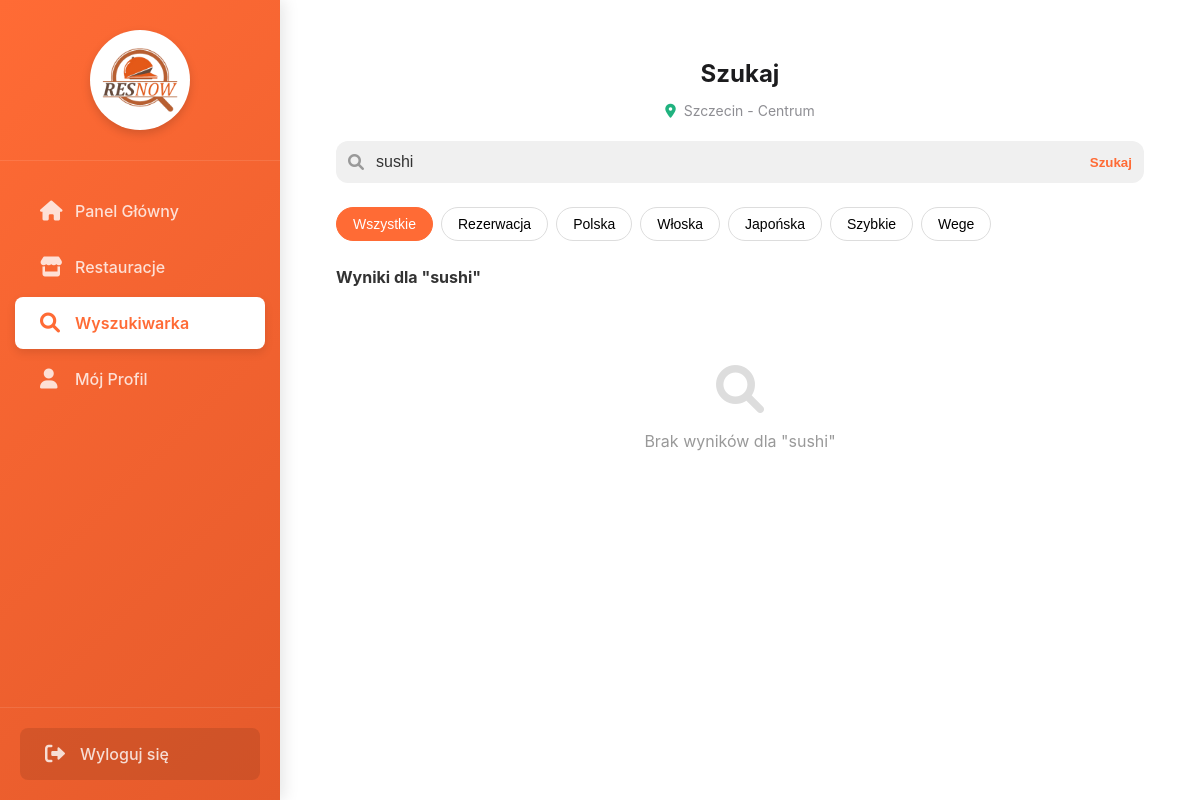
/client/search?q=Sushi (signed in), run on an earlier commit of the app's database.
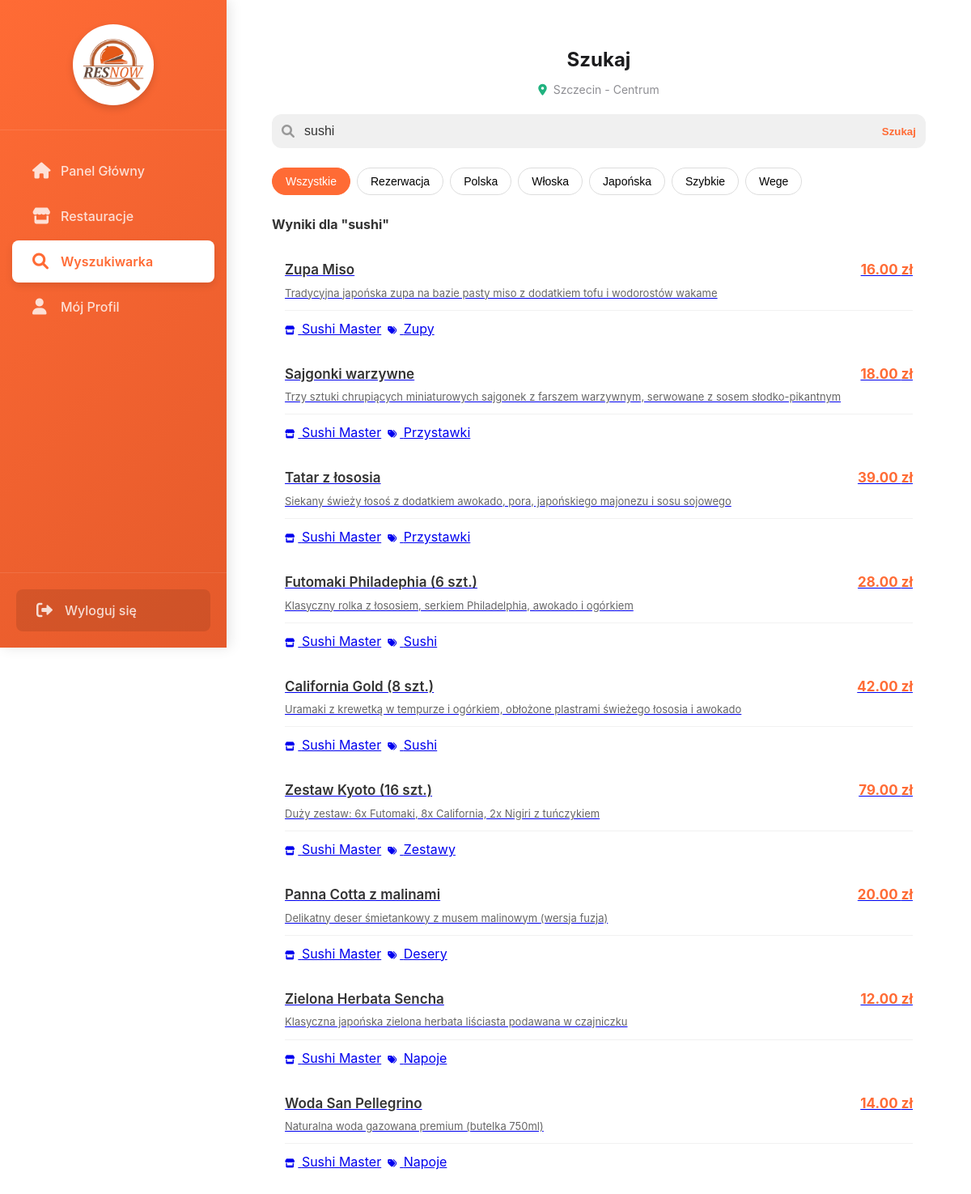
And on a later commit of the database.
### models.py (models this page shows, shortened)
class MenuItem(db.Model):
    __tablename__ = 'menu_items'
    id = db.Column(db.Integer, primary_key=True)
    restaurant_id = db.Column(db.Integer, db.ForeignKey('restaurants.id'))
    name = db.Column(db.String(100))
    price = db.Column(db.Float)
    category = db.Column(db.String(50))
    description = db.Column(db.Text)
    available = db.Column(db.Boolean, default=True)
    restaurant = db.relationship('Restaurant', backref='menu_items')

class Restaurant(db.Model):
    __tablename__ = 'restaurants'
    id = db.Column(db.Integer, primary_key=True)
    name = db.Column(db.String(100), nullable=False)
    address = db.Column(db.String(200))
    cuisine = db.Column(db.String(100))
    rating = db.Column(db.Float)
    delivery = db.Column(db.Boolean, default=False)
    reservation = db.Column(db.Boolean, default=True)
    opening_hours = db.Column(db.String(50))
    delivery_time = db.Column(db.String(50))

### app.py (the view)
@app.route('/client/search')
@login_required
def client_search():
    if session.get('role') != 'client':
        flash('Brak dostępu', 'danger')
        return redirect(url_for('login'))
    query = request.args.get('q', '')
    filtered_menu_items = []
    if query:
        query = query.lower()
        filtered_menu_items = MenuItem.query.join(Restaurant).filter(
            (MenuItem.name.ilike(f'%{query}%')) |  # Szukaj po nazwie dania
            (MenuItem.description.ilike(f'%{query}%')) |  # Szukaj po opisie dania
            (MenuItem.category.ilike(f'%{query}%')) |  # Szukaj po kategorii (np. Dania główne)
            (Restaurant.name.ilike(f'%{query}%'))  # Szukaj po nazwie restauracji (pokaże całe menu danej restauracji)
        ).all()
    else:
        filtered_menu_items = MenuItem.query.all()
    return render_template('client/search_mobile.html',
                           query=query,
                           menu_items=filtered_menu_items)

### app.py (called while the page is built)
@app.context_processor
def inject_now():
    return {'now': datetime.now()}

def login_required(f):
    @wraps(f)
    def decorated_function(*args, **kwargs):
        if 'user_id' not in session:
            flash('Proszę się zalogować', 'warning')
            return redirect(url_for('login'))
        return f(*args, **kwargs)
    return decorated_function

### templates/client/search_mobile.html (shortened to what this page needs)
{% extends "mobile_layout.html" %}
{% block content %}
<div class="mobile-container">
    <div style="margin-bottom: 20px; text-align: center;">
        <h1 style="font-size: 24px; font-weight: 700; margin: 0 0 8px 0; color: var(--dark);">Szukaj</h1>
        <div style="display: flex; align-items: center; justify-content: center; gap: 8px; color: var(--gray); font-size: 14px;">
            <i class="fas fa-map-marker-alt" style="color: #20b27f; font-size: 14px;"></i>
            <span>Szczecin - Centrum</span>
        </div>
    </div>
    <div class="search-container">
        <div class="form-group" style="margin-bottom: 0;">
            <form action="{{ url_for('client_search') }}" method="get" style="margin: 0;">
                <div style="position: relative;">
                    <input type="text"
                           name="q"
                           class="form-control"
                           placeholder="🔍 Szukaj dań, restauracji..."
                           value="{{ query }}"
                           style="padding-left: 40px;">
                    <div style="position: absolute; left: 12px; top: 50%; transform: translateY(-50%);">
                        <i class="fas fa-search" style="color: #999;"></i>
                    </div>
                    <button type="submit"
                            style="position: absolute; right: 12px; top: 50%; transform: translateY(-50%); background: none; border: none; color: #FF6B35; font-weight: 600;">
                        Szukaj
                    </button>
                </div>
            </form>
        </div>
    </div>
    <div class="filters">
        <button class="filter-btn active">Wszystkie</button>
        <button class="filter-btn">Rezerwacja</button>
        <button class="filter-btn">Polska</button>
        <button class="filter-btn">Włoska</button>
        <button class="filter-btn">Japońska</button>
        <button class="filter-btn">Szybkie</button>
        <button class="filter-btn">Wege</button>
    </div>
{% if query %}
    <div>
        <h4 style="margin-bottom: 16px; color: #333; font-size: 16px;">Wyniki dla "{{ query }}"</h4>
        {% if menu_items %}
            {% for item in menu_items %}
            <a href="{{ url_for('client_menu', restaurant_id=item.restaurant_id) }}" class="menu-item-card">
                <div style="padding: 16px;">
                    <div style="display: flex; justify-content: space-between; align-items: start; margin-bottom: 6px;">
                        <h3 style="margin: 0; font-size: 17px; font-weight: 600; color: #333; padding-right: 8px;">
                            {{ item.name }}
                        </h3>
                        <div style="color: #FF6B35; font-weight: 700; font-size: 17px; white-space: nowrap;">
                            {{ "%.2f"|format(item.price) }} zł
                        </div>
                    </div>
                    {% if item.description %}
                    <p style="margin: 0 0 12px 0; font-size: 13px; color: #666; line-height: 1.4;">
                        {{ item.description }}
                    </p>
                    {% endif %}
                    <div style="display: flex; gap: 8px; flex-wrap: wrap; border-top: 1px solid #f1f1f1; padding-top: 10px;">
                        <span class="item-badge badge-restaurant">
                            <i class="fas fa-store" style="margin-right: 4px; font-size: 11px;"></i>
                            {{ item.restaurant.name }}
                        </span>
                        <span class="item-badge badge-category">
                            <i class="fas fa-tags" style="margin-right: 4px; font-size: 11px;"></i>
                            {{ item.category }}
                        </span>
                    </div>
                </div>
            </a>
            {% endfor %}
        {% else %}
            <div class="empty-state">
                <i class="fas fa-search fa-3x" style="color: #ddd; margin-bottom: 16px;"></i>
                <p>Brak wyników dla "{{ query }}"</p>
            </div>
        {% endif %}
    </div>
    {% endif %}
</div>
{% endblock %}

### templates/mobile_layout.html (shortened to what this page needs)
<!DOCTYPE html>
<html lang="pl">
<head>
    <link rel="stylesheet" href="https://cdnjs.cloudflare.com/ajax/libs/font-awesome/6.0.0/css/all.min.css">
    <link rel="stylesheet" href="{{ url_for('static', filename='css/mobile.css') }}">
</head>
<body>
    <nav class="desktop-sidebar">
        <div class="sidebar-logo-container">
            <div class="sidebar-logo-bg">
                <img src="{{ url_for('static', filename='images/logo.png') }}" alt="ResNow" style="height: 90px;">
            </div>
        </div>
        <div class="sidebar-menu">
            <a href="{{ url_for('client_dashboard') }}" class="sidebar-link {% if request.endpoint == 'client_dashboard' %}active{% endif %}">
                <i class="fas fa-home"></i> Panel Główny
            </a>
            <a href="{{ url_for('client_restaurants') }}" class="sidebar-link {% if request.endpoint == 'client_restaurants' %}active{% endif %}">
                <i class="fas fa-store"></i> Restauracje
            </a>
            <a href="{{ url_for('client_search') }}" class="sidebar-link {% if request.endpoint == 'client_search' %}active{% endif %}">
                <i class="fas fa-search"></i> Wyszukiwarka
            </a>
            <a href="{{ url_for('client_profile') }}" class="sidebar-link {% if request.endpoint == 'client_profile' %}active{% endif %}">
                <i class="fas fa-user"></i> Mój Profil
            </a>
        </div>
        <div class="sidebar-footer">
            <a href="{{ url_for('logout') }}" class="sidebar-link" style="margin: 0; background: rgba(0,0,0,0.1);">
                <i class="fas fa-sign-out-alt"></i> Wyloguj się
            </a>
        </div>
    </nav>
    <main class="main">
        <div style="width: 100%;">
            {% block content %}{% endblock %}
        </div>
    </main>
</body>
</html>

### static/css/mobile.css (style rules this page uses)
:root { --primary-orange: #FF6B35; --primary-orange-light: #FF8C42; --primary-orange-dark: #E55A2B; --white: #FFFFFF; --light-gray: #F5F5F7; --gray: #8E8E93; --dark-gray: #636366; --dark: #1C1C1E; --black: #000000; --success: #34C759; --warning: #FF9500; --danger: #FF3B30; --info: #007AFF; --background: #FFFFFF; --card-background: #FFFFFF; --shadow: 0 2px 10px rgba(0, 0, 0, 0.08); --shadow-heavy: 0 4px 20px rgba(0, 0, 0, 0.15); --radius-sm: 8px; --radius-md: 12px; --radius-lg: 16px; --radius-xl: 24px; --spacing-xs: 4px; --spacing-sm: 8px; --spacing-md: 16px; --spacing-lg: 24px; --spacing-xl: 32px; }
* { margin: 0; padding: 0; box-sizing: border-box; }
body { font-family: -apple-system, BlinkMacSystemFont, 'Segoe UI', Roboto, Oxygen, Ubuntu, Cantarell, sans-serif; background-color: var(--background); color: var(--dark); line-height: 1.5; -webkit-font-smoothing: antialiased; -moz-osx-font-smoothing: grayscale; }
.main { padding-top: 60px; padding-bottom: 70px; min-height: 100vh; }
.mobile-container { max-width: 480px; margin: 0 auto; padding: 16px; }
.form-group { margin-bottom: 16px; }
.form-control { width: 100%; padding: 12px 16px; border: 1px solid #C7C7CC; border-radius: var(--radius-md); font-size: 16px; background-color: var(--white); color: var(--dark); }

### templates/mobile_layout.html (style rules this page uses)
:root { --primary-orange: #FF6B35; --gradient-orange: linear-gradient(135deg, #FF6B35, #E55A2B); --dark-gray: #333333; --light-bg: #f8f9fa; }
body { margin: 0; padding: 0; font-family: -apple-system, BlinkMacSystemFont, "Segoe UI", Roboto, sans-serif; background-color: var(--light-bg); color: var(--dark-gray); }
@media (min-width: 992px) { body { display: flex; background-color: #f0f2f5; } }
@media (min-width: 992px) { .desktop-sidebar { width: 280px; height: 100vh; background: var(--gradient-orange); position: fixed; top: 0; left: 0; display: flex; flex-direction: column; box-shadow: 4px 0 15px rgba(0,0,0,0.1); z-index: 1000; } }
@media (min-width: 992px) { .sidebar-logo-container { padding: 30px 20px; display: flex; justify-content: center; border-bottom: 1px solid rgba(255,255,255,0.1); } }
@media (min-width: 992px) { .sidebar-logo-bg { background: white; border-radius: 50%; width: 100px; height: 100px; display: flex; align-items: center; justify-content: center; box-shadow: 0 4px 10px rgba(0,0,0,0.15); } }
@media (min-width: 992px) { .sidebar-menu { padding: 20px 0; flex: 1; } }
@media (min-width: 992px) { .sidebar-link { display: flex; align-items: center; padding: 14px 25px; color: rgba(255,255,255,0.8); text-decoration: none; font-size: 16px; font-weight: 500; transition: all 0.2s ease; margin: 4px 15px; border-radius: 8px; } }
@media (min-width: 992px) { .sidebar-link i { font-size: 20px; width: 35px; } }
@media (min-width: 992px) { .sidebar-link.active { background: white; color: var(--primary-orange); box-shadow: 0 4px 10px rgba(0,0,0,0.1); font-weight: 600; } }
@media (min-width: 992px) { .sidebar-footer { padding: 20px; border-top: 1px solid rgba(255,255,255,0.1); } }
@media (min-width: 992px) { .main { margin-left: 280px; flex: 1; padding: 40px; min-height: 100vh; box-sizing: border-box; display: flex; justify-content: center; } }
@media (min-width: 992px) { .mobile-container, .container { width: 100%; max-width: 1100px; margin: 0 auto; } }

### templates/client/search_mobile.html (style rules this page uses)
.search-container { position: sticky; top: 60px; background: transparent; padding: 0 0 16px 0; z-index: 10; }
.search-container .form-control { background: #f0f0f0; border: none; color: #333; }
.search-container .form-control::placeholder { color: #999; }
.filters { display: flex; gap: 8px; overflow-x: auto; padding: 8px 0; margin-bottom: 16px; -webkit-overflow-scrolling: touch; }
.filter-btn { padding: 8px 16px; border: 1px solid #ddd; border-radius: 20px; background: white; white-space: nowrap; font-size: 14px; }
.filter-btn.active { background: var(--primary-orange); color: white; border-color: var(--primary-orange); }
body { background-color: white !important; }

What changed in the data, as far as the page shows it:
added MenuItem: name "Zupa Miso", price "16.00", description "Tradycyjna japońska zupa na bazie pasty miso z dodatkiem tofu i wodorostów wakame", restaurant.name "Sushi Master", category "Zupy"
added MenuItem: name "Sajgonki warzywne", price "18.00", description "Trzy sztuki chrupiących miniaturowych sajgonek z farszem warzywnym, serwowane z sosem słodko-pikantnym", restaurant.name "Sushi Master", category "Przystawki"
added MenuItem: name "Tatar z łososia", price "39.00", description "Siekany świeży łosoś z dodatkiem awokado, pora, japońskiego majonezu i sosu sojowego", restaurant.name "Sushi Master", category "Przystawki"
added MenuItem: name "Futomaki Philadephia (6 szt.)", price "28.00", description "Klasyczny rolka z łososiem, serkiem Philadelphia, awokado i ogórkiem", restaurant.name "Sushi Master", category "Sushi"
added MenuItem: name "California Gold (8 szt.)", price "42.00", description "Uramaki z krewetką w tempurze i ogórkiem, obłożone plastrami świeżego łososia i awokado", restaurant.name "Sushi Master", category "Sushi"
added MenuItem: name "Zestaw Kyoto (16 szt.)", price "79.00", description "Duży zestaw: 6x Futomaki, 8x California, 2x Nigiri z tuńczykiem", restaurant.name "Sushi Master", category "Zestawy"
added MenuItem: name "Panna Cotta z malinami", price "20.00", description "Delikatny deser śmietankowy z musem malinowym (wersja fuzja)", restaurant.name "Sushi Master", category "Desery"
added MenuItem: name "Zielona Herbata Sencha", price "12.00", description "Klasyczna japońska zielona herbata liściasta podawana w czajniczku", restaurant.name "Sushi Master", category "Napoje"
added MenuItem: name "Woda San Pellegrino", price "14.00", description "Naturalna woda gazowana premium (butelka 750ml)", restaurant.name "Sushi Master", category "Napoje"
Also different on the page:
{{ query }}: "sushi" → (not shown)
text no longer shown: "Brak wyników dla \" \""
